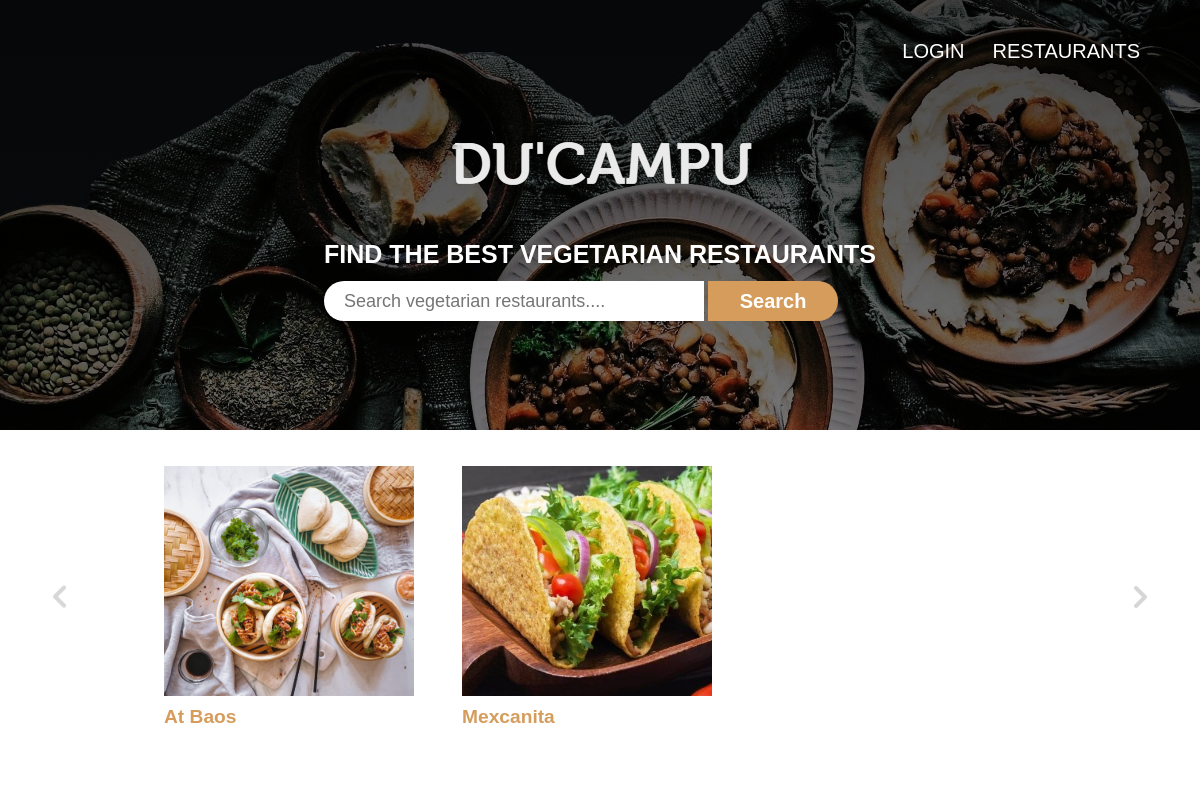
The page / on the database its author committed.
### tables this page shows
CREATE TABLE "Restaurant" (
	"id"	INTEGER,
	"name"	VARCHAR NOT NULL,
	"address"	VARCHAR NOT NULL UNIQUE,
	"owner_id"	INTEGER NOT NULL,
	"price" INTEGER NOT NULL,
	PRIMARY KEY("id" AUTOINCREMENT),
	FOREIGN KEY("owner_id") REFERENCES "Owner"("id") ON DELETE CASCADE
);

CREATE TABLE "Photo" (
	"id"	INTEGER,
	"path"	TEXT NOT NULL UNIQUE,
	PRIMARY KEY("id" AUTOINCREMENT)
);

### utils/session.php (called while the page is built, shortened)
<?php
    function generate_random_token() {
        return bin2hex(openssl_random_pseudo_bytes(32));
    }
    class Session{
        public function __construct(){
            if(!isset($_SESSION["cart"])){
                $this->cart = new Cart;
            }
        }
        public function isLogged() : bool{
            return isset($_SESSION["username"]);
        }
    }
?>

### database/restaurant.class.php (called while the page is built, shortened)
<?php
    class Restaurant{
        public function __construct(int $id, string $name, string $address, int $owner_id, int $price){
            $this->name = $name;
            $db = getDatabaseConnection();
            $this->categories = Restaurant::getCategory($db, $id);
            $this->rating = Restaurant::calcRating($db, $id);
            $this->photo = Restaurant::getPhoto($db, $id);
        }
        static function getRestaurant(PDO $db, int $id) : ?Restaurant {
            $stmt = $db->prepare('SELECT * FROM Restaurant WHERE Restaurant.id=?');
            $stmt->execute(array($id));
            $restaurant = null;
            while ($restaurant_data = $stmt->fetch()) {
                $restaurant = new Restaurant(
                intval($restaurant_data['id']),
                $restaurant_data['name'],
                $restaurant_data['address'],
                intval($restaurant_data['owner_id']),
                intval($restaurant_data['price'])
                );
                break;
            }
            return $restaurant;
        }
        static function getPhoto(PDO $db, int $id) : ?string {
            $stmt = $db->prepare('SELECT path FROM Photo WHERE Photo.id=(SELECT id_photo FROM RestaurantPhoto WHERE RestaurantPhoto.id_restaurant=?)');
            $stmt->execute(array($id));
            $path = $stmt->fetch();
            return $path['path'];
        }
        static function calcRating(PDO $db, int $id) : float {
            $stmt = $db->prepare('SELECT points FROM Reviews WHERE Reviews.restaurant_id=?');
            $stmt->execute(array($id));
            $a = array();
            while ($rating = $stmt->fetch()) {
                $a[] = $rating['points'];
            }
            return (float)((array_sum($a))/count($a));
        }
        static function getCategory(PDO $db, int $id) : array {
            $stmt = $db->prepare('SELECT name FROM Category JOIN RestaurantCategory  WHERE Category.id = RestaurantCategory.id_category and RestaurantCategory.id_restaurant=?');
            $stmt->execute(array($id));
            $categories = array();
            while ($category = $stmt->fetch()) {
                $categories[] = $category['name'];
            }
            return $categories;
        }
    }
?>

### index.php (the view, shortened to what this page needs)
<?php
    require_once(__DIR__ . '/template/essentials.tpl.php');
    require_once(__DIR__ . '/utils/session.php');
    require_once(__DIR__ . '/database/user.class.php');
    require_once(__DIR__ . '/database/restaurant.class.php');
    $session = new Session();
    function show_restaurants_slider(){
        $db = getDatabaseConnection();
        $query = 'SELECT id FROM RESTAURANT';
        $stmt = $db->prepare($query);
        $stmt->execute();
        while ($id = intval($stmt->fetch()['id'])) {
            $restaurant = Restaurant::getRestaurant($db, $id); ?>
            <div class="restaurant-card">
                <div class="restaurant-image">
                    <img src="<?php echo(htmlentities($restaurant->getPhoto($db, $id))); ?>" class="restaurant-thumb" alt="">
                </div>
                <div class="restaurant-info">
                    <h2 class="restaurant-name"><?php echo(htmlentities($restaurant->name)); ?></h2>
                </div>
            </div>
        <?php
        }
    }
?>
<!DOCTYPE html>
<head>
    <link rel="stylesheet" href="css/mainpage.css">
</head>
<body>
    <div id="header-img">
        <header class = "imagesHeader">
            <div class = "nav-links">
            <ul>
                <li>
                <?php
                    if ($session->isLogged()) { ?>
                            <a href ="profile.php?page=account">PROFILE</a>
                            <?php
                        }
                        else { ?>
                            <a href ="login.php">LOGIN</a>
                            <?php
                        }
                ?>
                </li>
                <li> <a href ="restaurants.php">RESTAURANTS</a></li>
            </ul>
        </div>
        </header>
        <div class="searchContainer">
            <a href = "index.php"> <img src = "images/logo.png" id = "logo"> </a>
            <p> FIND THE BEST VEGETARIAN RESTAURANTS</p>
            <form class = "imagesSearch" action="/restaurants.php" method="get">
                <input type="text" name="s" placeholder = "Search vegetarian restaurants...." class = "search-box">
                <button type="submit" class = "search-btn" >Search</button>
            </form>
        </div>
    </div>
    <section class="restaurant">
        <button class="pre-btn"><img src="images/arrow.png" alt=""></button>
        <button class="nxt-btn"><img src="images/arrow.png" alt=""></button>
        <div class="restaurant-container">
            <?php show_restaurants_slider();?>
        </div>
    </section>
</body>
</html>

### css/mainpage.css (style rules this page uses)
* { margin:0em; padding: 0em; overflow:hidden; }
body { min-height: 100vh; display:flex; flex-direction:column; }
#header-img { position: relative; width: 100%; height: 430px; background-image: linear-gradient(to top, rgba(0,0,0, 0.45), rgba(0,0,0, 0.65)), url("../images/index.jpg"); background-position: center; background-repeat: no-repeat; background-size: cover; }
header { width: 100vw; height: 60px; margin: 2em; margin-right:0em; }
header .nav-links { flex:1; text-align:right; margin-right: 5em; }
header .nav-links ul li { padding: 8px 12px; position: relative; display: inline-block; list-style: none; }
header ul li a { color: white; text-shadow: 0.5em; font-size: 20px; text-decoration: none; font-family: 'Poppins', sans-serif; }
.searchContainer { width:fit-content; align-items: center; margin: auto; justify-content: center; transition: opacity 0.15s ease; }
.searchContainer p { color: white; text-shadow: 0.5em; font-size: 25px; text-decoration: none; font-family: Verdana, Geneva, Tahoma, sans-serif; font-weight: bolder; margin-top: 1.5em; margin-bottom: 0.5em; }
.searchContainer #logo { width:fit-content; align-items: center; margin: auto; display:block; }
.search-box { width: 30vw; height: 40px; background-color: white; outline: none; border: none; border-top-left-radius: 20px; border-bottom-left-radius: 20px; padding-left: 20px; font-weight: medium; font-size: 18px; box-sizing: content-box; vertical-align: middle; }
.search-btn { width: 130px; background-color: rgb(214, 156, 92); color: white; border: none; outline: none; border-top-right-radius: 20px; border-bottom-right-radius: 20px; font-weight: bold; font-size: 20px; height: 40px; box-sizing: content-box; vertical-align: middle; cursor: pointer; }
.restaurant { position: relative; overflow: hidden; padding: 20px; }
.restaurant .restaurant-container .restaurant-info h2 { font-size: larger; font-weight: bold; margin-top: 0.5em; text-transform: capitalize; width: fit-content; font-family: 'Poppins', sans-serif; color:rgb(214, 156, 92); }
.restaurant-container { padding: 0 12vw; display: flex; overflow-x: hidden; }
.restaurant-card { flex: 0 0 auto; width: 250px; padding-right: 3em; overflow-y: hidden; margin-top: 1em; margin-bottom: 1em; }
.restaurant-image { position: relative; width: 100%; height: 230px; overflow-y: hidden; }
.restaurant-thumb { width: 100%; height: 100%; object-fit: cover; }
.pre-btn, .nxt-btn { border: none; width: 10vw; height: 100%; cursor: pointer; z-index: 8; position: absolute; top: 0; display: flex; justify-content: center; align-items: center; background: #fff; }
.pre-btn { left: 0; transform: rotate(180deg); }
.nxt-btn { right: 0; }
.pre-btn img, .nxt-btn img { opacity: 0.2; }

### rows shown on the page
restaurant: photo.path (picture), name "At Baos"
restaurant: photo.path (picture), name "Mexcanita"
